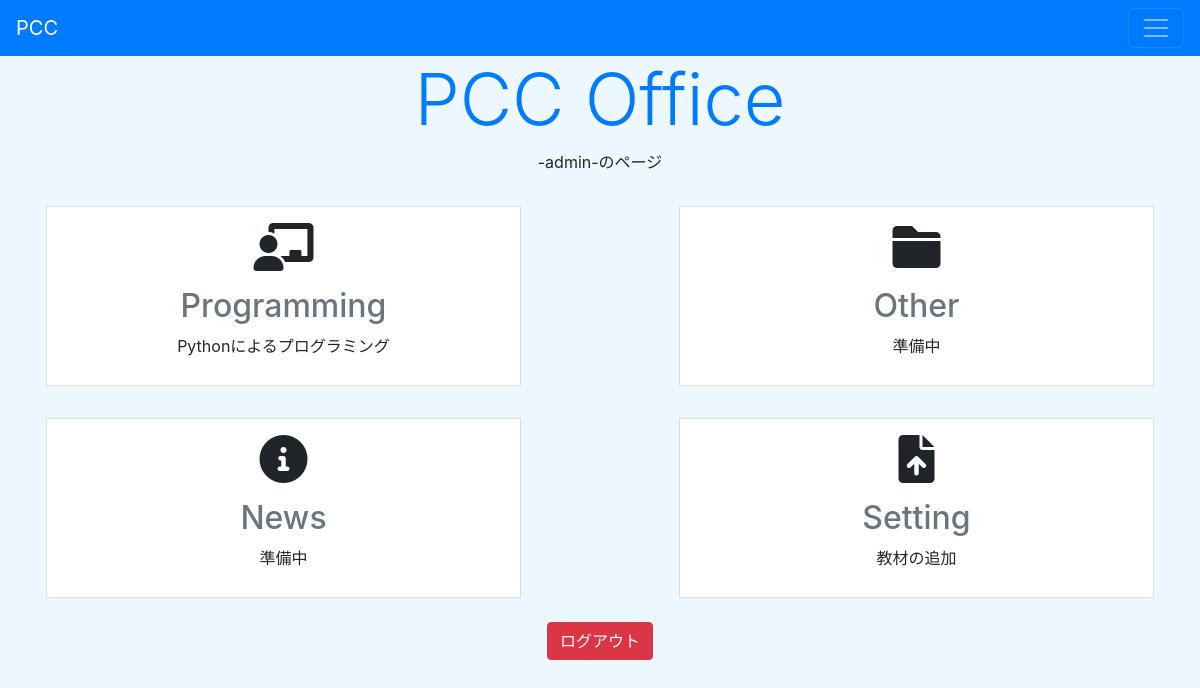
Page /home/ (signed in) on the earlier database version.
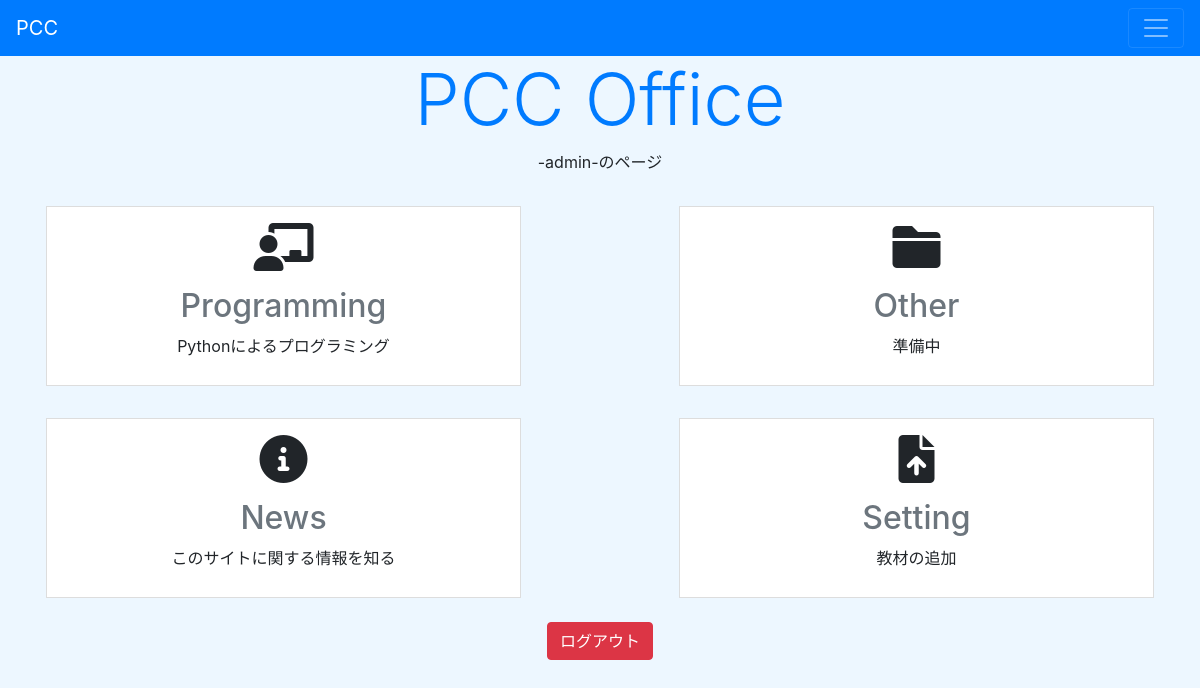
Same page on the later database version.
### pcc_home/models.py (models this page shows, shortened)
class Home_contents(models.Model):
    title = models.CharField(max_length = 100)  # タイトル
    desc = models.CharField(max_length = 200)   # 概要
    page = models.CharField(max_length = 100)   # ページ (URL)
    icon = models.CharField(max_length = 200)   # HTMLのアイコン
    auth = models.BooleanField(default = False) # 権限

### pcc_home/views.py (the view)
# urls.py: path('', views.index, name = 'index'),
def index(request):
    if (request.user.is_superuser):
        data = Home_contents.objects.all()
    else:
        data = Home_contents.objects.filter(auth = False) # 権限が必要ないものだけ取得
    params = {
        'title' : 'PCC Office',
        'content_list' : data,
    }
    return render(request, 'pcc_home/index.html', params)

### pcc_home/templates/pcc_home/index.html (shortened to what this page needs)
<!doctype html>
<html lang="ja">
<head>
    <link rel="stylesheet" href="https://stackpath.bootstrapcdn.com/bootstrap/4.3.1/css/bootstrap.min.css"
>
    <link href="https://use.fontawesome.com/releases/v6.0.0/css/all.css" rel="stylesheet">
</head>
<body style="background-color: #EDF7FF">
    <nav class="navbar navbar navbar-dark bg-primary">
        <a class="navbar-brand" href="#">PCC</a>
        <button class="navbar-toggler" type="button" data-toggle="collapse" data-target="#navbarNav"
            aria-controls="navbarNav" aria-expanded="false" aria-label="Toggle navigation">
            <span class="navbar-toggler-icon"></span>
        </button>
    </nav>
    <h1 class="display-3 text-primary text-center">{{ title }}</h1>
    <div class="container">
        {% if user.is_authenticated %}
        <p class="text-center">-{{ user.username }}-のページ</p>
        <div class="row justify-content-between">
            {% for item in content_list %}
            <div class="contents col-md-5 m-3" style="min-height: 180px">
                {% if item.page != "#" %}
                <a href="{% url item.page %}" class="link"></a>
                {% else %}
                <a href="#" class="link"></a>
                {% endif %}
                <div class="text-center p-3">
                    <i class="{{ item.icon }} fa-3x"></i>
                </div>
                <div class="text-center">
                    <p class="h2 text-secondary">{{ item.title }}</p>
                    <p>{{ item.desc }}</p>
                </div>
            </div>
            {% endfor %}
        </div>
        <p class="text-center m-2"><a class="btn btn-danger" href="{% url 'accounts:logout' %}">ログアウト</a></p>
        {% else %}
        <p class="text-center">ログインしていません</p>
        <p class="text-center"><a class="btn btn-primary" href="{% url 'accounts:login' %}" role="button">ログインする</a></p>
        {% endif %}
    </div>
</body>
</html>

Differences in the rows shown:
changed Home_contents "News": page "#" → "news" (drawn); desc "準備中" → "このサイトに関する情報を知る"
